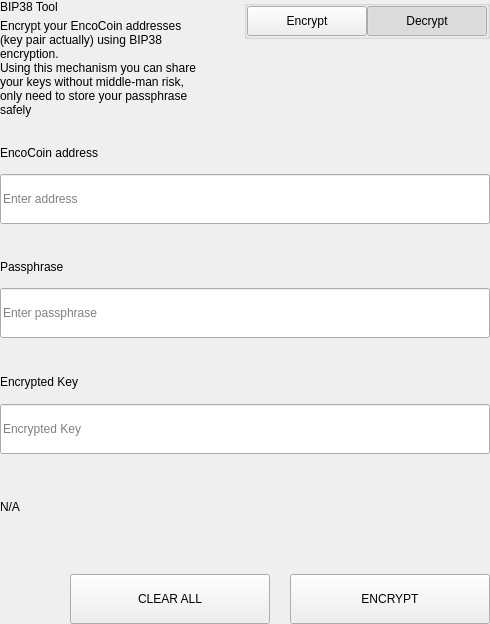
<?xml version="1.0" encoding="UTF-8"?>
<ui version="4.0">
 <class>SettingsBitToolWidget</class>
 <widget class="QWidget" name="SettingsBitToolWidget">
  <property name="geometry">
   <rect>
    <x>0</x>
    <y>0</y>
    <width>490</width>
    <height>624</height>
   </rect>
  </property>
  <property name="windowTitle">
   <string>Form</string>
  </property>
  <layout class="QVBoxLayout" name="verticalLayout">
   <property name="spacing">
    <number>0</number>
   </property>
   <property name="leftMargin">
    <number>0</number>
   </property>
   <property name="topMargin">
    <number>0</number>
   </property>
   <property name="rightMargin">
    <number>0</number>
   </property>
   <property name="bottomMargin">
    <number>0</number>
   </property>
   <item>
    <widget class="QWidget" name="left" native="true">
     <layout class="QVBoxLayout" name="verticalLayout_3">
      <property name="leftMargin">
       <number>0</number>
      </property>
      <property name="topMargin">
       <number>0</number>
      </property>
      <property name="rightMargin">
       <number>0</number>
      </property>
      <property name="bottomMargin">
       <number>0</number>
      </property>
      <item>
       <layout class="QVBoxLayout" name="verticalLayout_2">
        <property name="spacing">
         <number>0</number>
        </property>
        <item>
         <layout class="QHBoxLayout" name="horizontalLayout_3" stretch="3,1">
          <property name="spacing">
           <number>40</number>
          </property>
          <item>
           <layout class="QVBoxLayout" name="verticalLayoutTitle">
            <property name="spacing">
             <number>5</number>
            </property>
            <item>
             <widget class="QLabel" name="labelTitle">
              <property name="text">
               <string>BIP38 Tool</string>
              </property>
             </widget>
            </item>
            <item>
             <widget class="QLabel" name="labelSubtitle1">
              <property name="text">
               <string>Encrypt your EncoCoin addresses (key pair actually) using BIP38 encryption.
Using this mechanism you can share your keys without middle-man risk, only need to store your passphrase safely</string>
              </property>
              <property name="wordWrap">
               <bool>true</bool>
              </property>
             </widget>
            </item>
           </layout>
          </item>
          <item alignment="Qt::AlignTop">
           <widget class="QGroupBox" name="groupBox">
            <property name="title">
             <string/>
            </property>
            <property name="alignment">
             <set>Qt::AlignLeading|Qt::AlignLeft|Qt::AlignTop</set>
            </property>
            <layout class="QHBoxLayout" name="horizontalLayout_4">
             <property name="spacing">
              <number>0</number>
             </property>
             <property name="leftMargin">
              <number>0</number>
             </property>
             <property name="topMargin">
              <number>0</number>
             </property>
             <property name="rightMargin">
              <number>0</number>
             </property>
             <property name="bottomMargin">
              <number>0</number>
             </property>
             <item>
              <spacer name="horizontalSpacer">
               <property name="orientation">
                <enum>Qt::Horizontal</enum>
               </property>
               <property name="sizeHint" stdset="0">
                <size>
                 <width>40</width>
                 <height>20</height>
                </size>
               </property>
              </spacer>
             </item>
             <item>
              <widget class="QPushButton" name="pushLeft">
               <property name="minimumSize">
                <size>
                 <width>120</width>
                 <height>30</height>
                </size>
               </property>
               <property name="maximumSize">
                <size>
                 <width>120</width>
                 <height>30</height>
                </size>
               </property>
               <property name="focusPolicy">
                <enum>Qt::NoFocus</enum>
               </property>
               <property name="text">
                <string>Encrypt</string>
               </property>
               <property name="checkable">
                <bool>true</bool>
               </property>
               <property name="autoExclusive">
                <bool>true</bool>
               </property>
              </widget>
             </item>
             <item>
              <widget class="QPushButton" name="pushRight">
               <property name="minimumSize">
                <size>
                 <width>120</width>
                 <height>30</height>
                </size>
               </property>
               <property name="maximumSize">
                <size>
                 <width>120</width>
                 <height>30</height>
                </size>
               </property>
               <property name="focusPolicy">
                <enum>Qt::NoFocus</enum>
               </property>
               <property name="text">
                <string>Decrypt</string>
               </property>
               <property name="checkable">
                <bool>true</bool>
               </property>
               <property name="checked">
                <bool>true</bool>
               </property>
               <property name="autoExclusive">
                <bool>true</bool>
               </property>
              </widget>
             </item>
            </layout>
           </widget>
          </item>
         </layout>
        </item>
        <item>
         <widget class="QStackedWidget" name="stackedWidget">
          <property name="currentIndex">
           <number>1</number>
          </property>
          <widget class="QWidget" name="pageDecrypt">
           <layout class="QVBoxLayout" name="verticalLayout_5">
            <property name="spacing">
             <number>0</number>
            </property>
            <property name="leftMargin">
             <number>0</number>
            </property>
            <property name="topMargin">
             <number>0</number>
            </property>
            <property name="rightMargin">
             <number>0</number>
            </property>
            <property name="bottomMargin">
             <number>0</number>
            </property>
            <item>
             <widget class="QWidget" name="widget" native="true">
              <property name="minimumSize">
               <size>
                <width>0</width>
                <height>100</height>
               </size>
              </property>
              <layout class="QVBoxLayout" name="verticalLayout_4">
               <property name="spacing">
                <number>0</number>
               </property>
               <property name="leftMargin">
                <number>0</number>
               </property>
               <property name="topMargin">
                <number>0</number>
               </property>
               <property name="rightMargin">
                <number>0</number>
               </property>
               <property name="bottomMargin">
                <number>0</number>
               </property>
               <item>
                <spacer name="verticalSpacer_2">
                 <property name="orientation">
                  <enum>Qt::Vertical</enum>
                 </property>
                 <property name="sizeType">
                  <enum>QSizePolicy::Fixed</enum>
                 </property>
                 <property name="sizeHint" stdset="0">
                  <size>
                   <width>20</width>
                   <height>20</height>
                  </size>
                 </property>
                </spacer>
               </item>
               <item>
                <layout class="QHBoxLayout" name="horizontalLayout_6" stretch="2">
                 <property name="spacing">
                  <number>0</number>
                 </property>
                 <item>
                  <layout class="QVBoxLayout" name="verticalLayout_7">
                   <property name="spacing">
                    <number>9</number>
                   </property>
                   <item>
                    <widget class="QLabel" name="labelSubtitleKey">
                     <property name="minimumSize">
                      <size>
                       <width>0</width>
                       <height>20</height>
                      </size>
                     </property>
                     <property name="maximumSize">
                      <size>
                       <width>16777215</width>
                       <height>20</height>
                      </size>
                     </property>
                     <property name="text">
                      <string>Encrypted key</string>
                     </property>
                    </widget>
                   </item>
                   <item>
                    <widget class="QLineEdit" name="lineEditKey">
                     <property name="minimumSize">
                      <size>
                       <width>0</width>
                       <height>50</height>
                      </size>
                     </property>
                     <property name="maximumSize">
                      <size>
                       <width>16777215</width>
                       <height>50</height>
                      </size>
                     </property>
                     <property name="placeholderText">
                      <string>Enter a encrypted key</string>
                     </property>
                    </widget>
                   </item>
                  </layout>
                 </item>
                </layout>
               </item>
               <item>
                <spacer name="verticalSpacer_3">
                 <property name="orientation">
                  <enum>Qt::Vertical</enum>
                 </property>
                 <property name="sizeType">
                  <enum>QSizePolicy::Fixed</enum>
                 </property>
                 <property name="sizeHint" stdset="0">
                  <size>
                   <width>20</width>
                   <height>20</height>
                  </size>
                 </property>
                </spacer>
               </item>
               <item>
                <layout class="QVBoxLayout" name="verticalLayout_9">
                 <property name="spacing">
                  <number>9</number>
                 </property>
                 <item>
                  <widget class="QLabel" name="labelSubtitlePassphrase">
                   <property name="maximumSize">
                    <size>
                     <width>16777215</width>
                     <height>20</height>
                    </size>
                   </property>
                   <property name="text">
                    <string>Passphrase</string>
                   </property>
                  </widget>
                 </item>
                 <item>
                  <widget class="QLineEdit" name="lineEditPassphrase">
                   <property name="minimumSize">
                    <size>
                     <width>0</width>
                     <height>50</height>
                    </size>
                   </property>
                   <property name="maximumSize">
                    <size>
                     <width>16777215</width>
                     <height>50</height>
                    </size>
                   </property>
                   <property name="placeholderText">
                    <string>Enter a passphrase</string>
                   </property>
                  </widget>
                 </item>
                </layout>
               </item>
               <item>
                <spacer name="verticalSpacer_4">
                 <property name="orientation">
                  <enum>Qt::Vertical</enum>
                 </property>
                 <property name="sizeType">
                  <enum>QSizePolicy::Fixed</enum>
                 </property>
                 <property name="sizeHint" stdset="0">
                  <size>
                   <width>20</width>
                   <height>20</height>
                  </size>
                 </property>
                </spacer>
               </item>
               <item>
                <widget class="QWidget" name="widget_3" native="true">
                 <property name="sizePolicy">
                  <sizepolicy hsizetype="Preferred" vsizetype="Fixed">
                   <horstretch>0</horstretch>
                   <verstretch>0</verstretch>
                  </sizepolicy>
                 </property>
                 <layout class="QVBoxLayout" name="verticalLayout_10">
                  <property name="spacing">
                   <number>9</number>
                  </property>
                  <property name="leftMargin">
                   <number>0</number>
                  </property>
                  <property name="topMargin">
                   <number>0</number>
                  </property>
                  <property name="rightMargin">
                   <number>0</number>
                  </property>
                  <property name="bottomMargin">
                   <number>0</number>
                  </property>
                  <item>
                   <widget class="QLabel" name="labelSubtitleDecryptResult">
                    <property name="minimumSize">
                     <size>
                      <width>0</width>
                      <height>20</height>
                     </size>
                    </property>
                    <property name="maximumSize">
                     <size>
                      <width>16777215</width>
                      <height>20</height>
                     </size>
                    </property>
                    <property name="text">
                     <string>Decrypted address result</string>
                    </property>
                   </widget>
                  </item>
                  <item>
                   <widget class="QWidget" name="widget_4" native="true">
                    <layout class="QHBoxLayout" name="horizontalLayout" stretch="6,0,1">
                     <property name="spacing">
                      <number>0</number>
                     </property>
                     <property name="leftMargin">
                      <number>0</number>
                     </property>
                     <property name="topMargin">
                      <number>0</number>
                     </property>
                     <property name="rightMargin">
                      <number>0</number>
                     </property>
                     <property name="bottomMargin">
                      <number>0</number>
                     </property>
                     <item alignment="Qt::AlignVCenter">
                      <widget class="QLineEdit" name="lineEditDecryptResult">
                       <property name="minimumSize">
                        <size>
                         <width>0</width>
                         <height>50</height>
                        </size>
                       </property>
                       <property name="maximumSize">
                        <size>
                         <width>16777215</width>
                         <height>50</height>
                        </size>
                       </property>
                       <property name="placeholderText">
                        <string>Decrypted Address</string>
                       </property>
                      </widget>
                     </item>
                     <item>
                      <spacer name="horizontalSpacer_4">
                       <property name="orientation">
                        <enum>Qt::Horizontal</enum>
                       </property>
                       <property name="sizeType">
                        <enum>QSizePolicy::Fixed</enum>
                       </property>
                       <property name="sizeHint" stdset="0">
                        <size>
                         <width>20</width>
                         <height>50</height>
                        </size>
                       </property>
                      </spacer>
                     </item>
                     <item>
                      <widget class="QPushButton" name="pushButtonImport">
                       <property name="minimumSize">
                        <size>
                         <width>140</width>
                         <height>40</height>
                        </size>
                       </property>
                       <property name="text">
                        <string>Import Address</string>
                       </property>
                      </widget>
                     </item>
                    </layout>
                   </widget>
                  </item>
                 </layout>
                </widget>
               </item>
               <item>
                <widget class="QLabel" name="statusLabel_DEC">
                 <property name="maximumSize">
                  <size>
                   <width>16777215</width>
                   <height>40</height>
                  </size>
                 </property>
                 <property name="text">
                  <string/>
                 </property>
                </widget>
               </item>
               <item>
                <spacer name="verticalSpacer">
                 <property name="orientation">
                  <enum>Qt::Vertical</enum>
                 </property>
                 <property name="sizeType">
                  <enum>QSizePolicy::Preferred</enum>
                 </property>
                 <property name="sizeHint" stdset="0">
                  <size>
                   <width>20</width>
                   <height>20</height>
                  </size>
                 </property>
                </spacer>
               </item>
               <item>
                <layout class="QHBoxLayout" name="horizontalLayout_7">
                 <property name="spacing">
                  <number>0</number>
                 </property>
                 <item>
                  <spacer name="horizontalSpacer_5">
                   <property name="orientation">
                    <enum>Qt::Horizontal</enum>
                   </property>
                   <property name="sizeType">
                    <enum>QSizePolicy::Expanding</enum>
                   </property>
                   <property name="sizeHint" stdset="0">
                    <size>
                     <width>40</width>
                     <height>20</height>
                    </size>
                   </property>
                  </spacer>
                 </item>
                 <item>
                  <widget class="QPushButton" name="pushButtonDecryptClear">
                   <property name="minimumSize">
                    <size>
                     <width>200</width>
                     <height>50</height>
                    </size>
                   </property>
                   <property name="maximumSize">
                    <size>
                     <width>200</width>
                     <height>50</height>
                    </size>
                   </property>
                   <property name="text">
                    <string>CLEAR</string>
                   </property>
                  </widget>
                 </item>
                 <item>
                  <spacer name="horizontalSpacer_3">
                   <property name="orientation">
                    <enum>Qt::Horizontal</enum>
                   </property>
                   <property name="sizeType">
                    <enum>QSizePolicy::Fixed</enum>
                   </property>
                   <property name="sizeHint" stdset="0">
                    <size>
                     <width>20</width>
                     <height>20</height>
                    </size>
                   </property>
                  </spacer>
                 </item>
                 <item>
                  <widget class="QPushButton" name="pushButtonDecrypt">
                   <property name="minimumSize">
                    <size>
                     <width>200</width>
                     <height>50</height>
                    </size>
                   </property>
                   <property name="maximumSize">
                    <size>
                     <width>200</width>
                     <height>50</height>
                    </size>
                   </property>
                   <property name="text">
                    <string>DECRYPT KEY</string>
                   </property>
                  </widget>
                 </item>
                </layout>
               </item>
              </layout>
             </widget>
            </item>
           </layout>
          </widget>
          <widget class="QWidget" name="pageEncrypt">
           <layout class="QVBoxLayout" name="verticalLayout_11">
            <property name="spacing">
             <number>0</number>
            </property>
            <property name="leftMargin">
             <number>0</number>
            </property>
            <property name="topMargin">
             <number>0</number>
            </property>
            <property name="rightMargin">
             <number>0</number>
            </property>
            <property name="bottomMargin">
             <number>0</number>
            </property>
            <item>
             <spacer name="verticalSpacer_8">
              <property name="orientation">
               <enum>Qt::Vertical</enum>
              </property>
              <property name="sizeType">
               <enum>QSizePolicy::Fixed</enum>
              </property>
              <property name="sizeHint" stdset="0">
               <size>
                <width>20</width>
                <height>20</height>
               </size>
              </property>
             </spacer>
            </item>
            <item>
             <widget class="QWidget" name="containerAddressEnc" native="true">
              <layout class="QVBoxLayout" name="containerAddressEncLayout">
               <property name="spacing">
                <number>5</number>
               </property>
               <property name="leftMargin">
                <number>0</number>
               </property>
               <property name="topMargin">
                <number>0</number>
               </property>
               <property name="rightMargin">
                <number>0</number>
               </property>
               <property name="bottomMargin">
                <number>0</number>
               </property>
               <item>
                <widget class="QLabel" name="labelSubtitleAddress">
                 <property name="minimumSize">
                  <size>
                   <width>0</width>
                   <height>20</height>
                  </size>
                 </property>
                 <property name="maximumSize">
                  <size>
                   <width>16777215</width>
                   <height>20</height>
                  </size>
                 </property>
                 <property name="text">
                  <string>EncoCoin address</string>
                 </property>
                </widget>
               </item>
               <item>
                <widget class="QLineEdit" name="addressIn_ENC">
                 <property name="minimumSize">
                  <size>
                   <width>0</width>
                   <height>50</height>
                  </size>
                 </property>
                 <property name="placeholderText">
                  <string>Enter address</string>
                 </property>
                </widget>
               </item>
              </layout>
             </widget>
            </item>
            <item>
             <spacer name="verticalSpacer_6">
              <property name="orientation">
               <enum>Qt::Vertical</enum>
              </property>
              <property name="sizeType">
               <enum>QSizePolicy::Fixed</enum>
              </property>
              <property name="sizeHint" stdset="0">
               <size>
                <width>20</width>
                <height>20</height>
               </size>
              </property>
             </spacer>
            </item>
            <item>
             <widget class="QWidget" name="containerAddress" native="true">
              <layout class="QHBoxLayout" name="horizontalLayout_9" stretch="2">
               <property name="spacing">
                <number>0</number>
               </property>
               <property name="leftMargin">
                <number>0</number>
               </property>
               <property name="topMargin">
                <number>0</number>
               </property>
               <property name="rightMargin">
                <number>0</number>
               </property>
               <property name="bottomMargin">
                <number>0</number>
               </property>
               <item>
                <layout class="QVBoxLayout" name="verticalLayout_8">
                 <property name="spacing">
                  <number>5</number>
                 </property>
                 <item>
                  <widget class="QLabel" name="labelSubtitleMessage">
                   <property name="minimumSize">
                    <size>
                     <width>0</width>
                     <height>20</height>
                    </size>
                   </property>
                   <property name="maximumSize">
                    <size>
                     <width>16777215</width>
                     <height>20</height>
                    </size>
                   </property>
                   <property name="text">
                    <string>Passphrase</string>
                   </property>
                  </widget>
                 </item>
                 <item>
                  <widget class="QLineEdit" name="passphraseIn_ENC">
                   <property name="minimumSize">
                    <size>
                     <width>0</width>
                     <height>50</height>
                    </size>
                   </property>
                   <property name="maximumSize">
                    <size>
                     <width>16777215</width>
                     <height>50</height>
                    </size>
                   </property>
                   <property name="placeholderText">
                    <string>Enter passphrase</string>
                   </property>
                  </widget>
                 </item>
                </layout>
               </item>
              </layout>
             </widget>
            </item>
            <item>
             <spacer name="verticalSpacer_7">
              <property name="orientation">
               <enum>Qt::Vertical</enum>
              </property>
              <property name="sizeType">
               <enum>QSizePolicy::Fixed</enum>
              </property>
              <property name="sizeHint" stdset="0">
               <size>
                <width>20</width>
                <height>20</height>
               </size>
              </property>
             </spacer>
            </item>
            <item>
             <widget class="QWidget" name="widget_2" native="true">
              <property name="minimumSize">
               <size>
                <width>0</width>
                <height>75</height>
               </size>
              </property>
              <property name="maximumSize">
               <size>
                <width>16777215</width>
                <height>16777215</height>
               </size>
              </property>
              <layout class="QVBoxLayout" name="verticalLayout_6">
               <property name="leftMargin">
                <number>0</number>
               </property>
               <property name="topMargin">
                <number>0</number>
               </property>
               <property name="rightMargin">
                <number>0</number>
               </property>
               <property name="bottomMargin">
                <number>0</number>
               </property>
               <item>
                <widget class="QLabel" name="labelSubtitleEncryptedKey">
                 <property name="minimumSize">
                  <size>
                   <width>0</width>
                   <height>20</height>
                  </size>
                 </property>
                 <property name="maximumSize">
                  <size>
                   <width>16777215</width>
                   <height>20</height>
                  </size>
                 </property>
                 <property name="text">
                  <string>Encrypted Key</string>
                 </property>
                </widget>
               </item>
               <item>
                <widget class="QLineEdit" name="encryptedKeyOut_ENC">
                 <property name="minimumSize">
                  <size>
                   <width>0</width>
                   <height>50</height>
                  </size>
                 </property>
                 <property name="placeholderText">
                  <string>Encrypted Key</string>
                 </property>
                </widget>
               </item>
              </layout>
             </widget>
            </item>
            <item>
             <widget class="QLabel" name="statusLabel_ENC">
              <property name="text">
               <string notr="true">N/A</string>
              </property>
             </widget>
            </item>
            <item>
             <spacer name="verticalSpacer_5">
              <property name="orientation">
               <enum>Qt::Vertical</enum>
              </property>
              <property name="sizeType">
               <enum>QSizePolicy::Fixed</enum>
              </property>
              <property name="sizeHint" stdset="0">
               <size>
                <width>20</width>
                <height>20</height>
               </size>
              </property>
             </spacer>
            </item>
            <item>
             <layout class="QHBoxLayout" name="horizontalLayout_8">
              <property name="spacing">
               <number>0</number>
              </property>
              <item>
               <spacer name="horizontalSpacer_6">
                <property name="orientation">
                 <enum>Qt::Horizontal</enum>
                </property>
                <property name="sizeType">
                 <enum>QSizePolicy::Expanding</enum>
                </property>
                <property name="sizeHint" stdset="0">
                 <size>
                  <width>40</width>
                  <height>20</height>
                 </size>
                </property>
               </spacer>
              </item>
              <item>
               <widget class="QPushButton" name="pushButtonClear">
                <property name="minimumSize">
                 <size>
                  <width>200</width>
                  <height>50</height>
                 </size>
                </property>
                <property name="focusPolicy">
                 <enum>Qt::NoFocus</enum>
                </property>
                <property name="text">
                 <string>CLEAR ALL</string>
                </property>
               </widget>
              </item>
              <item>
               <spacer name="horizontalSpacer_2">
                <property name="orientation">
                 <enum>Qt::Horizontal</enum>
                </property>
                <property name="sizeType">
                 <enum>QSizePolicy::Fixed</enum>
                </property>
                <property name="sizeHint" stdset="0">
                 <size>
                  <width>20</width>
                  <height>20</height>
                 </size>
                </property>
               </spacer>
              </item>
              <item>
               <widget class="QPushButton" name="pushButtonEncrypt">
                <property name="minimumSize">
                 <size>
                  <width>200</width>
                  <height>50</height>
                 </size>
                </property>
                <property name="maximumSize">
                 <size>
                  <width>200</width>
                  <height>50</height>
                 </size>
                </property>
                <property name="focusPolicy">
                 <enum>Qt::NoFocus</enum>
                </property>
                <property name="text">
                 <string>ENCRYPT</string>
                </property>
               </widget>
              </item>
             </layout>
            </item>
           </layout>
          </widget>
         </widget>
        </item>
       </layout>
      </item>
     </layout>
    </widget>
   </item>
  </layout>
 </widget>
 <resources/>
 <connections/>
</ui>
